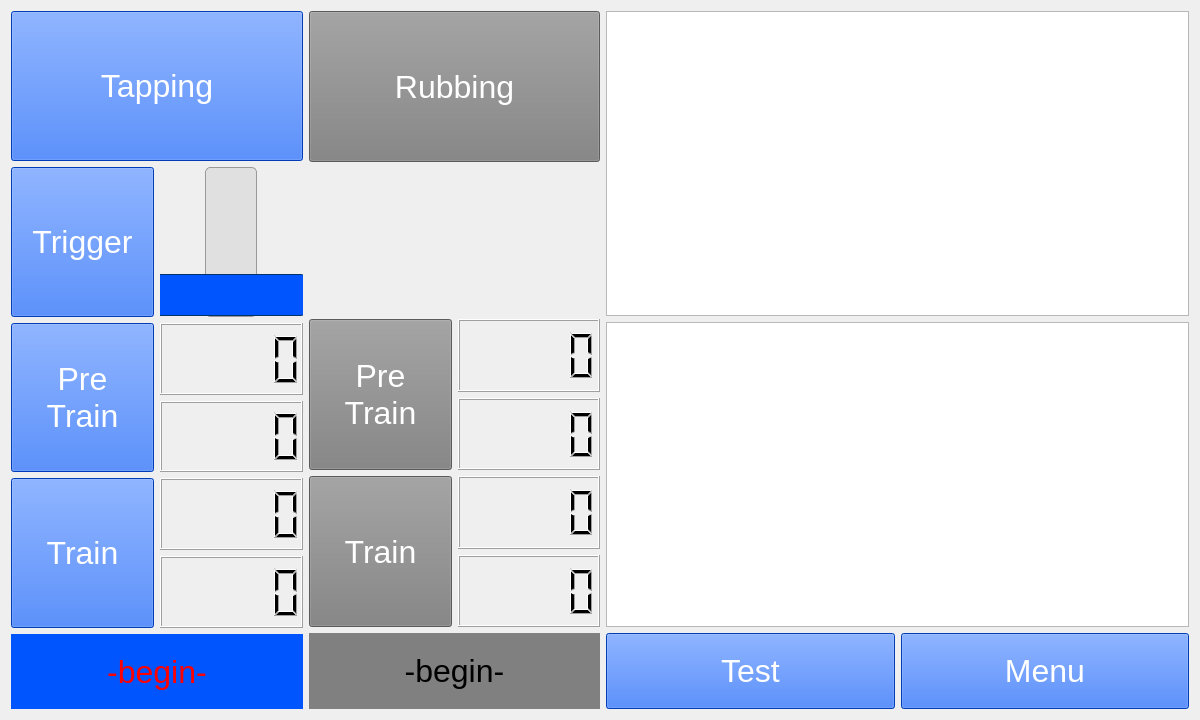
<?xml version="1.0" encoding="UTF-8"?>
<ui version="4.0">
 <class>Form</class>
 <widget class="QWidget" name="Form">
  <property name="geometry">
   <rect>
    <x>0</x>
    <y>0</y>
    <width>1200</width>
    <height>720</height>
   </rect>
  </property>
  <property name="windowTitle">
   <string>Form</string>
  </property>
  <layout class="QGridLayout" name="gridLayout" columnstretch="1,1,2">
   <item row="0" column="0">
    <layout class="QVBoxLayout" name="verticalLayout_3" stretch="2,2,2,2,1">
     <item>
      <widget class="QPushButton" name="pushButton_SetTap">
       <property name="sizePolicy">
        <sizepolicy hsizetype="MinimumExpanding" vsizetype="MinimumExpanding">
         <horstretch>0</horstretch>
         <verstretch>0</verstretch>
        </sizepolicy>
       </property>
       <property name="font">
        <font>
         <pointsize>24</pointsize>
        </font>
       </property>
       <property name="autoFillBackground">
        <bool>false</bool>
       </property>
       <property name="styleSheet">
        <string notr="true">background-color: rgb(0, 85, 255);
color: rgb(255, 255, 255);</string>
       </property>
       <property name="text">
        <string>Tapping</string>
       </property>
      </widget>
     </item>
     <item>
      <layout class="QHBoxLayout" name="horizontalLayout">
       <item>
        <widget class="QPushButton" name="pushButton_TrigLevel">
         <property name="sizePolicy">
          <sizepolicy hsizetype="Expanding" vsizetype="MinimumExpanding">
           <horstretch>0</horstretch>
           <verstretch>0</verstretch>
          </sizepolicy>
         </property>
         <property name="font">
          <font>
           <pointsize>24</pointsize>
          </font>
         </property>
         <property name="styleSheet">
          <string notr="true">background-color: rgb(0, 85, 255);
color: rgb(255, 255, 255);</string>
         </property>
         <property name="text">
          <string>Trigger</string>
         </property>
        </widget>
       </item>
       <item>
        <widget class="QSlider" name="verticalSlider_TrigLevel">
         <property name="sizePolicy">
          <sizepolicy hsizetype="Expanding" vsizetype="Expanding">
           <horstretch>0</horstretch>
           <verstretch>0</verstretch>
          </sizepolicy>
         </property>
         <property name="styleSheet">
          <string notr="true">/* 縦スライダー (verticalSlider) の設定 */

/* 1. トラック (溝) の設定 */
QSlider::groove:vertical {
    border: 1px solid #999999;
    background: #E0E0E0; /* 溝の色 (背景) */
    
    /* ★スライダー自体の太さを指定 (例: 50px) */
    width: 50px; 
    
    border-radius: 5px;
}

/* 2. ハンドル (つまみ) の設定 */
QSlider::handle:vertical {
    /* ★ユーザー指定の色をつまみの背景色に設定 */
    background-color: rgb(0, 85, 255);
    
    border: 1px solid #003366; /* 枠線 (指定色に合わせ暗くする) */
    
    /* ★つまみの高さを指定 (例: 40px) */
    height: 40px;        
    
    /* ★つまみの幅をトラックの幅 (50px) に合わせる */
    width: 50px;         
    
    /* ★マージンを0に設定 */
    margin: 0 -50px;       
    
    border-radius: 5px;
}

/* (オプション) つまみを押したときの色 */
QSlider::handle:vertical:pressed {
    /* 指定された色より少し暗い色 */
    background-color: rgb(0, 65, 205);
}</string>
         </property>
         <property name="orientation">
          <enum>Qt::Vertical</enum>
         </property>
        </widget>
       </item>
      </layout>
     </item>
     <item>
      <layout class="QHBoxLayout" name="horizontalLayout_2">
       <item>
        <widget class="QPushButton" name="pushButton_TapTrainSampleStart">
         <property name="sizePolicy">
          <sizepolicy hsizetype="Minimum" vsizetype="Expanding">
           <horstretch>0</horstretch>
           <verstretch>0</verstretch>
          </sizepolicy>
         </property>
         <property name="font">
          <font>
           <pointsize>24</pointsize>
          </font>
         </property>
         <property name="styleSheet">
          <string notr="true">background-color: rgb(0, 85, 255);
color: rgb(255, 255, 255);</string>
         </property>
         <property name="text">
          <string>Pre
Train</string>
         </property>
        </widget>
       </item>
       <item>
        <layout class="QVBoxLayout" name="verticalLayout">
         <item>
          <widget class="QLCDNumber" name="lcdNumber_TapTrainSampleNumber">
           <property name="font">
            <font>
             <pointsize>9</pointsize>
            </font>
           </property>
           <property name="styleSheet">
            <string notr="true"/>
           </property>
          </widget>
         </item>
         <item>
          <widget class="QLCDNumber" name="lcdNumber_TapTrainSampleAllNumber">
           <property name="styleSheet">
            <string notr="true"/>
           </property>
          </widget>
         </item>
        </layout>
       </item>
      </layout>
     </item>
     <item>
      <layout class="QHBoxLayout" name="horizontalLayout_3">
       <item>
        <widget class="QPushButton" name="pushButton_TapTHSampleStart">
         <property name="sizePolicy">
          <sizepolicy hsizetype="Minimum" vsizetype="Expanding">
           <horstretch>0</horstretch>
           <verstretch>0</verstretch>
          </sizepolicy>
         </property>
         <property name="font">
          <font>
           <pointsize>24</pointsize>
          </font>
         </property>
         <property name="styleSheet">
          <string notr="true">background-color: rgb(0, 85, 255);
color: rgb(255, 255, 255);</string>
         </property>
         <property name="text">
          <string>Train</string>
         </property>
        </widget>
       </item>
       <item>
        <layout class="QVBoxLayout" name="verticalLayout_2">
         <item>
          <widget class="QLCDNumber" name="lcdNumber_TapTHSampleNumber">
           <property name="styleSheet">
            <string notr="true"/>
           </property>
          </widget>
         </item>
         <item>
          <widget class="QLCDNumber" name="lcdNumber_TapTHSampleAllNumber">
           <property name="styleSheet">
            <string notr="true"/>
           </property>
          </widget>
         </item>
        </layout>
       </item>
      </layout>
     </item>
     <item>
      <widget class="QLabel" name="label_TapFinish">
       <property name="sizePolicy">
        <sizepolicy hsizetype="MinimumExpanding" vsizetype="Preferred">
         <horstretch>0</horstretch>
         <verstretch>0</verstretch>
        </sizepolicy>
       </property>
       <property name="font">
        <font>
         <pointsize>24</pointsize>
        </font>
       </property>
       <property name="styleSheet">
        <string notr="true">background-color: rgb(0, 85, 255);
color: rgb(255, 0, 0);</string>
       </property>
       <property name="text">
        <string>-begin-</string>
       </property>
       <property name="textFormat">
        <enum>Qt::PlainText</enum>
       </property>
       <property name="alignment">
        <set>Qt::AlignCenter</set>
       </property>
      </widget>
     </item>
    </layout>
   </item>
   <item row="0" column="1">
    <layout class="QVBoxLayout" name="verticalLayout_6" stretch="2,2,2,2,1">
     <item>
      <widget class="QPushButton" name="pushButton_SetRub">
       <property name="sizePolicy">
        <sizepolicy hsizetype="MinimumExpanding" vsizetype="MinimumExpanding">
         <horstretch>0</horstretch>
         <verstretch>0</verstretch>
        </sizepolicy>
       </property>
       <property name="font">
        <font>
         <pointsize>24</pointsize>
        </font>
       </property>
       <property name="styleSheet">
        <string notr="true">background-color: grey;
color: rgb(255, 255, 255);</string>
       </property>
       <property name="text">
        <string>Rubbing</string>
       </property>
      </widget>
     </item>
     <item>
      <spacer name="verticalSpacer">
       <property name="sizePolicy">
        <sizepolicy hsizetype="MinimumExpanding" vsizetype="MinimumExpanding">
         <horstretch>0</horstretch>
         <verstretch>0</verstretch>
        </sizepolicy>
       </property>
       <property name="orientation">
        <enum>Qt::Vertical</enum>
       </property>
       <property name="sizeHint" stdset="0">
        <size>
         <width>20</width>
         <height>40</height>
        </size>
       </property>
      </spacer>
     </item>
     <item>
      <layout class="QHBoxLayout" name="horizontalLayout_4">
       <item>
        <widget class="QPushButton" name="pushButton_RubTrainSampleStart">
         <property name="sizePolicy">
          <sizepolicy hsizetype="Minimum" vsizetype="Expanding">
           <horstretch>0</horstretch>
           <verstretch>0</verstretch>
          </sizepolicy>
         </property>
         <property name="font">
          <font>
           <pointsize>24</pointsize>
          </font>
         </property>
         <property name="styleSheet">
          <string notr="true">background-color: grey;
color: rgb(255, 255, 255);</string>
         </property>
         <property name="text">
          <string>Pre
Train</string>
         </property>
        </widget>
       </item>
       <item>
        <layout class="QVBoxLayout" name="verticalLayout_4">
         <item>
          <widget class="QLCDNumber" name="lcdNumber_RubTrainSampleTime"/>
         </item>
         <item>
          <widget class="QLCDNumber" name="lcdNumber_RubTrainSampleAllTime"/>
         </item>
        </layout>
       </item>
      </layout>
     </item>
     <item>
      <layout class="QHBoxLayout" name="horizontalLayout_5">
       <item>
        <widget class="QPushButton" name="pushButton_RubTHSampleStart">
         <property name="sizePolicy">
          <sizepolicy hsizetype="Minimum" vsizetype="Expanding">
           <horstretch>0</horstretch>
           <verstretch>0</verstretch>
          </sizepolicy>
         </property>
         <property name="font">
          <font>
           <pointsize>24</pointsize>
          </font>
         </property>
         <property name="styleSheet">
          <string notr="true">background-color: grey;
color: rgb(255, 255, 255);</string>
         </property>
         <property name="text">
          <string>Train</string>
         </property>
        </widget>
       </item>
       <item>
        <layout class="QVBoxLayout" name="verticalLayout_5">
         <item>
          <widget class="QLCDNumber" name="lcdNumber_RubTHSampleTimes"/>
         </item>
         <item>
          <widget class="QLCDNumber" name="lcdNumber_RubTHSampleAllTimes"/>
         </item>
        </layout>
       </item>
      </layout>
     </item>
     <item>
      <widget class="QLabel" name="label_RubFinish">
       <property name="sizePolicy">
        <sizepolicy hsizetype="MinimumExpanding" vsizetype="MinimumExpanding">
         <horstretch>0</horstretch>
         <verstretch>0</verstretch>
        </sizepolicy>
       </property>
       <property name="font">
        <font>
         <pointsize>24</pointsize>
        </font>
       </property>
       <property name="styleSheet">
        <string notr="true">background-color: grey;</string>
       </property>
       <property name="text">
        <string>-begin-</string>
       </property>
       <property name="alignment">
        <set>Qt::AlignCenter</set>
       </property>
      </widget>
     </item>
    </layout>
   </item>
   <item row="0" column="2">
    <layout class="QVBoxLayout" name="verticalLayout_7" stretch="4,4,1">
     <item>
      <widget class="GraphicsLayoutWidget" name="graphicsView_Monitor"/>
     </item>
     <item>
      <widget class="GraphicsLayoutWidget" name="graphicsView_Mic"/>
     </item>
     <item>
      <layout class="QHBoxLayout" name="horizontalLayout_6">
       <item>
        <widget class="QPushButton" name="pushButton_StartTest">
         <property name="sizePolicy">
          <sizepolicy hsizetype="Minimum" vsizetype="Expanding">
           <horstretch>0</horstretch>
           <verstretch>0</verstretch>
          </sizepolicy>
         </property>
         <property name="font">
          <font>
           <pointsize>24</pointsize>
          </font>
         </property>
         <property name="styleSheet">
          <string notr="true">background-color: rgb(0, 85, 255);
color: rgb(255, 255, 255);</string>
         </property>
         <property name="text">
          <string>Test</string>
         </property>
        </widget>
       </item>
       <item>
        <widget class="QPushButton" name="pushButton_ReturnMenu">
         <property name="sizePolicy">
          <sizepolicy hsizetype="Minimum" vsizetype="Expanding">
           <horstretch>0</horstretch>
           <verstretch>0</verstretch>
          </sizepolicy>
         </property>
         <property name="font">
          <font>
           <pointsize>24</pointsize>
          </font>
         </property>
         <property name="styleSheet">
          <string notr="true">background-color: rgb(0, 85, 255);
color: rgb(255, 255, 255);</string>
         </property>
         <property name="text">
          <string>Menu</string>
         </property>
        </widget>
       </item>
      </layout>
     </item>
    </layout>
   </item>
  </layout>
 </widget>
 <customwidgets>
  <customwidget>
   <class>GraphicsLayoutWidget</class>
   <extends>QGraphicsView</extends>
   <header location="global">pyqtgraph</header>
  </customwidget>
 </customwidgets>
 <resources/>
 <connections/>
</ui>
